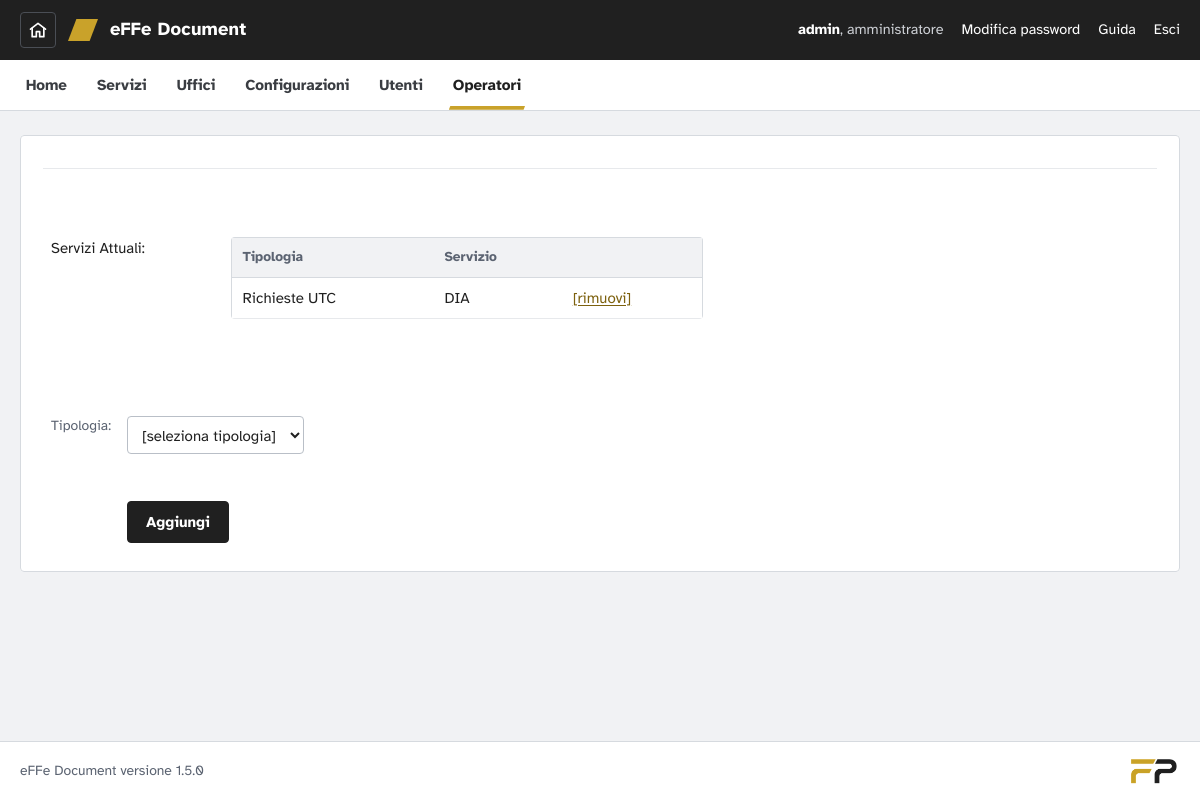
/effedocument/backoffice/modifica/modifica_servizio_operatori.php?id=4 (signed in), run on the app's committed database.
### tables this page shows
CREATE TABLE IF NOT EXISTS `configurazioni` (
  `id` int(11) NOT NULL AUTO_INCREMENT,
  `ldap` tinyint(1) NOT NULL,
  `ente` varchar(80) NOT NULL,
  `ente_sigla` varchar(2) NOT NULL,
  PRIMARY KEY (`id`)
);

CREATE TABLE IF NOT EXISTS `servizi` (
  `id` int(11) NOT NULL AUTO_INCREMENT,
  `id_ufficio` int(11) NOT NULL,
  `abilitato` tinyint(1) NOT NULL DEFAULT '0',
  `nome` varchar(50) NOT NULL,
  `workflow` binary(1) NOT NULL DEFAULT '0',
  `id_padre` int(11) NOT NULL DEFAULT '0',
  PRIMARY KEY (`id`)
);

### effedocument/common/core/core.php (called while the page is built, shortened)
<?php
function sqlEsc($valore){
	return mysql_real_escape_string((string)$valore);
}
class sast1com
{
	var $loggedOperatore="";
	var $loggedOperatoreRole="";
		function connessione()
		 {
		   $conf_array=mysql_fetch_array(mysql_query("select * from configurazioni order by id desc"));
 	}
	function getLoggedOperatore()
	{
		return $this->loggedOperatore;
	}
	function getLoggedOperatoreRole()
	{
		return $this->loggedOperatoreRole;
	}
	function getServizioNome($id_servizio)
 	{
		$array=mysql_fetch_array(mysql_query("select * from servizi where id='".sqlEsc($id_servizio)."'"));
		if ($array) return $array['nome'];
		return "nessuna";
	}
	function getRuoloNome($id_ruolo)
 	{
		if ($id_ruolo < count($_SESSION['ruoli']) && $id_ruolo>=0)
			return $_SESSION['ruoli'][$id_ruolo];
		return "[ruolo non disponibile]";
	}
	function getRuoloAmministratoreId()
 	{
		return 0;
	}
	function getTipologiaNome($id_servizio){
		$array= mysql_fetch_array(mysql_query("select * from servizi where id='".sqlEsc($id_servizio)."'"));
		if ($array)
		{
			$array_padre=mysql_fetch_array(mysql_query("select * from servizi where id='".sqlEsc($array['id_padre'])."'"));
		 	if ($array_padre) return $array_padre['nome'];
		 }
		return "nessuna";
	}
	function getServiziOperatore($id_operatore)
 	{
		$result=mysql_query("select * from servizi_operatori where id_operatore='".sqlEsc($id_operatore)."'");
		$index=0;
		$array_res=array();
		while ($array=mysql_fetch_array($result)){
			$array_res[$index]=$array['id_servizio'];
			$index++;
		}
		return $array_res;
	}
}
$objCore = &$_SESSION['connessione'];
$objCore->connessione();
?>

### effedocument/backoffice/modifica/modifica_servizio_operatori.php (the view, shortened to what this page needs)
<?php ob_start();  ?><!DOCTYPE HTML PUBLIC "-//W3C//DTD HTML 4.01 Transitional//EN" "http://www.w3.org/TR/html4/loose.dtd">
<?php
include("../../common/core/core.php");
include("../_include/adminconfig.php");
$id=$_GET['id'];
?>
<html>
<head>
<link href="../../common/css/effecss.css?v=1.5.0-5759dd" rel="stylesheet">
</head>
<body>
<div id="page">
<?php $menuSelezionato=6; include("../_include/bonav.php"); ?>
<div align="center">
          <div class="row"><fieldset><legend></legend>
          <p>
<table width="60%">
<tr>
  <td>&nbsp;</td>
  <td>&nbsp;</td>
</tr>
<tr>
  <td width="27%" valign="top">Servizi Attuali:</td>
  <td width="73%"><table width="100%" border="1" cellspacing="0" bordercolor="1">
    <tr>
      <td bgcolor="#CCCCCC">Tipologia</td>
      <td bgcolor="#CCCCCC">Servizio</td>
      <td>&nbsp;</td>
    </tr>
      <?php $array=$objCore->getServiziOperatore($id);
		for ($i=0; $i < count($array); $i++){
			echo "<tr>";
			echo "<td>".$objCore->getTipologiaNome($array[$i])."</td>";
			echo "<td>".$objCore->getServizioNome($array[$i])."</td>";
			echo "<td><a href=\"../modifica/modifica_servizio_operatori.php?op=del&id=".$id."&servizio=".$array[$i]."\">[rimuovi]</a></td>";
			echo "</tr>";
	}
  ?>
  </table>
    <p>&nbsp;</p></td>
</tr>
<tr>
  <td>&nbsp;</td>
  <td>&nbsp;</td>
</tr>
</table>
 <form action="modifica_servizio_operatori.php" method="post" name="formData" id="formData">
<table>
<tr>
  <td align="left" valign="top" class="row2"><span class="smalltext">Tipologia: </span></td>
  <td><select name="tipologia" size="1" id="tipologia" onChange="invia()">
    <?php echo "<option value=\"-1\">[seleziona tipologia]</option>";
				?>
  </select></td>
</tr>
<tr>
  <td></td>
  <td>&nbsp;</td>
</tr>
<tr><td></td>
<td><input type="submit" value="Aggiungi"></td></tr>
</table>
</form>
</fieldset>
                </div>
                <div class="row">&nbsp;</div>
                </div>
	<?php include("../_include/bofooter.php"); ?>
</div>
</body>
</html>

### effedocument/backoffice/_include/bonav.php (shortened to what this page needs)
<?php
$ruoloCorrente = $objCore->getLoggedOperatoreRole();
?>
<header class="appbar">
  <a class="home-sito" href="../../index.php" title="Home page del sito" aria-label="Home page del sito"><svg width="20" height="20" viewBox="0 0 24 24" fill="none" stroke="currentColor" stroke-width="2" stroke-linecap="round" stroke-linejoin="round" aria-hidden="true"><path d="M3 11 12 4l9 7"/><path d="M5 10v10h5v-6h4v6h5V10"/></svg></a>
  <a class="brand" href="<?php echo paginaIniziale($objCore, $ruoloCorrente); ?>"><span class="brand-mark" aria-hidden="true"></span>eFFe Document</a>
  <div class="utente">
    <span><strong><?php echo htmlspecialchars($objCore->getLoggedOperatore(), ENT_QUOTES, 'ISO-8859-1'); ?></strong>, <?php echo htmlspecialchars($objCore->getRuoloNome($ruoloCorrente), ENT_QUOTES, 'ISO-8859-1'); ?></span>
    <?php if (empty($_SESSION['LDAP'])) { ?><a href="../modifica/modifica_password.php">Modifica password</a><?php } ?>
    <a href="javascript:apri('Help','../_help/effedoc.php',500,600);">Guida</a>
    <a href="../_security/logout.php?private=true">Esci</a>
  </div>
</header>

### effedocument/common/css/effecss.css (style rules this page uses)
:root { --ink: #202020; --ink-2: #3a3d42; --paper: #ffffff; --canvas: #f1f2f4; --line: #d6dadf; --line-soft: #e7e9ec; --muted: #5b6371; --gold: #c9a22a; --gold-ink: #7d610e; --gold-tint: #faf4e1; --crit: #b3261e; --crit-tint: #fcebea; --high: #9a5507; --high-tint: #fdf1e2; --low: #1f7a4d; --low-tint: #e7f4ec; --closed: #6b7280; --closed-tint: #eceef1; --radius: 4px; --font: "Atkinson Hyperlegible", "Segoe UI", Roboto, "Helvetica Neue", Arial, sans-serif; --slant: polygon(28% 0, 100% 0, 72% 100%, 0 100%); }
*, *::before, *::after { box-sizing: border-box; }
html { -webkit-text-size-adjust: 100%; }
body { margin: 0; background: var(--canvas); color: var(--ink); font-family: var(--font); font-size: 15px; line-height: 1.5; text-align: left; }
p { margin: 0 0 .8em; }
a, a:visited { color: var(--gold-ink); text-decoration: underline; text-decoration-thickness: 1px; text-underline-offset: 2px; font-size: inherit; }
b, strong { font-weight: 700; }
small, .piccolo, .smalltext, .Stile1 { font-size: .87rem; color: var(--muted); }
#page, #wrapper, #secWrapper, #container { width: auto; background: none; padding: 0; margin: 0; }
#page { min-height: 100vh; display: flex; flex-direction: column; }
.row { margin: 0; width: auto; position: static; background: none; font-size: inherit; line-height: inherit; }
#page > div[align="center"], .contenuto { width: 100%; max-width: 1240px; margin: 0 auto; padding: 24px 20px 40px; text-align: left; flex: 1; }
div[align="center"] { text-align: inherit; }
.appbar { background: var(--ink); color: #fff; display: flex; align-items: center; gap: 16px; flex-wrap: wrap; padding: 0 20px; min-height: 60px; }
.brand { display: inline-flex; align-items: center; gap: 12px; color: #fff !important; text-decoration: none !important; font-weight: 700; font-size: 1.15rem; letter-spacing: .01em; }
.brand-mark { width: 30px; height: 22px; background: var(--gold); clip-path: var(--slant); flex: none; }
.appbar .utente { margin-left: auto; display: flex; align-items: center; gap: 18px; flex-wrap: wrap; font-size: .9rem; color: #cfd2d7; }
.appbar .utente strong { color: #fff; }
.appbar .utente a { color: #fff; text-decoration: none; }
fieldset { background: var(--paper); border: 1px solid var(--line); border-radius: var(--radius); padding: 20px 22px 22px; margin: 0 0 24px; min-width: 0; }
legend { float: left; width: 100%; padding: 0 0 12px; margin: 0 0 16px; border-bottom: 1px solid var(--line-soft); font-size: 1.2rem; font-weight: 700; color: var(--ink); }
legend + * { clear: both; }
input[type="text"], input[type="password"], input[type="email"], input[type="search"], input:not([type]), input[type="file"], select, textarea { font: inherit; color: var(--ink); background: var(--paper); border: 1px solid #b9bfc7; border-radius: var(--radius); padding: 8px 10px; max-width: 100%; }
input[type="submit"], input[type="button"], input[type="reset"], button, .bottone { font: inherit; font-weight: 700; cursor: pointer; background: var(--ink); color: #fff; border: 1px solid var(--ink); border-radius: var(--radius); padding: 9px 18px; text-decoration: none; display: inline-block; }
table { border-collapse: collapse; max-width: 100%; }
td, th { padding: 6px 8px; vertical-align: top; text-align: left; }
table[border="1"], table.dati { width: 100%; background: var(--paper); border: 1px solid var(--line); border-radius: var(--radius); }
table[border="1"] td, table[border="1"] th, table.dati td, table.dati th { border: 0; border-bottom: 1px solid var(--line-soft); padding: 9px 10px; vertical-align: middle; }
table[border="1"] tr:first-child td, table.dati tr:first-child td { background: var(--canvas) !important; color: var(--muted); font-size: .85rem; font-weight: 700; border-bottom: 1px solid var(--line); }
td[bgcolor="#CCCCCC"], td[bgcolor="#cccccc"] { background: var(--canvas); color: var(--muted); font-weight: 700; }
.scroll-tabella > table { margin: 0; }
body { display: flex; flex-direction: column; min-height: 100vh; }
.home-sito { display: inline-flex; align-items: center; justify-content: center; flex: none; width: 36px; height: 36px; border-radius: var(--radius); text-decoration: none !important; }
.appbar .home-sito, .accesso-testa .home-sito { color: #fff !important; border: 1px solid #4a4e55; }
.appbar .home-sito + .brand, .sitebar .home-sito + .brand { margin-left: -4px; }

### data on the page
configurazioni: ldap "amministratore"
servizi: nome "Richieste UTC"
servizi: nome "DIA"

### other printed values
$objCore->getLoggedOperatore() "admin"
$v[2] "Home"
$v[2] "Servizi"
$v[2] "Uffici"
$v[2] "Configurazioni"
$v[2] "Utenti"
$v[2] "Operatori"
